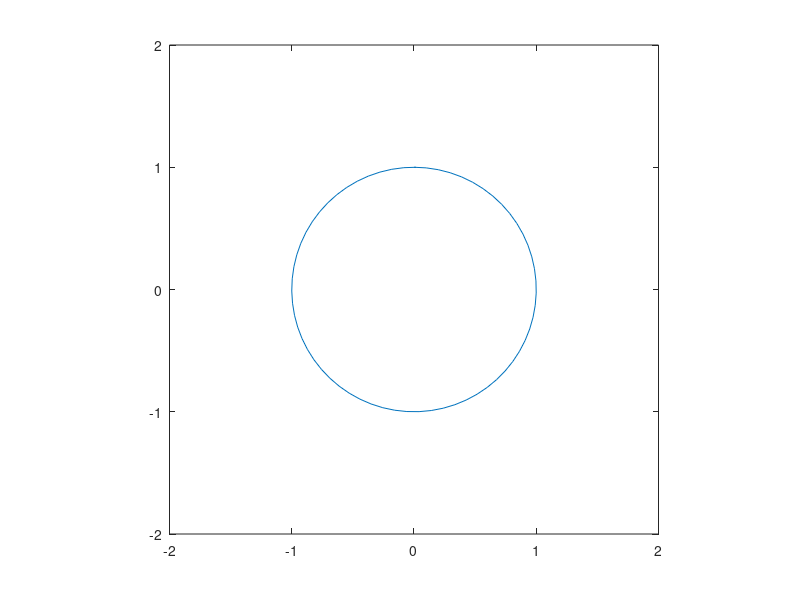

MATLAB code to generate this figure:
%Vectores tangentes a una circunferencia

t=0:0.1:2*pi+0.1;
x=sin(t);
y=cos(t);
plot(x,y);
axis equal
axis([-2 2 -2 2])
hold on
